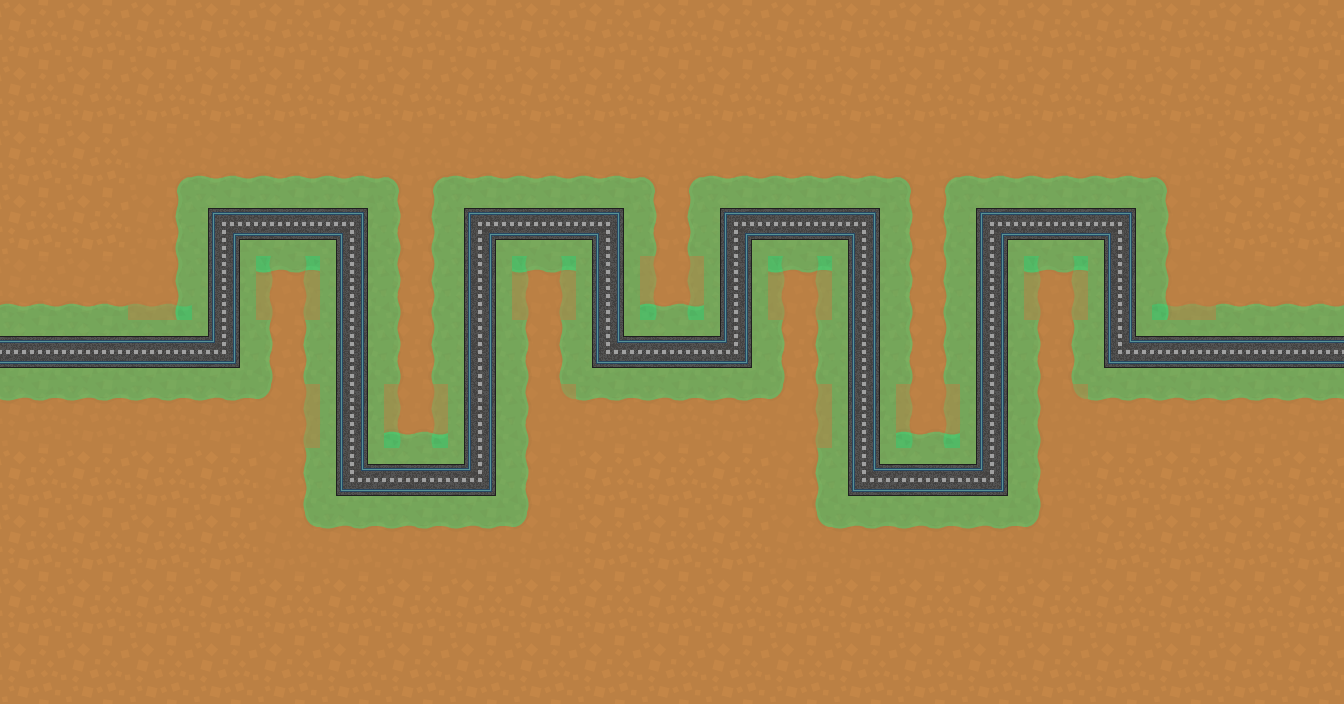

A 2D game scene composited from a Tiled map and its tileset images. What follows is a short description and the map's XML, with every tile layer's data as written:
An orthogonal 21x11 tile map with 64x64 px tiles, 4 tile layers (ground1, ground2, ground3, way), 3 tilesets and 18 objects (16x Waypoint, Spawn, Goal).

<map version="1.0" tiledversion="1.1.5" orientation="orthogonal" renderorder="right-up" width="21" height="11" tilewidth="64" tileheight="64" infinite="0" nextobjectid="46">
 <tileset firstgid="1" name="entities" tilewidth="64" tileheight="64" tilecount="16" columns="4">
  <image source="entities_tileset.png" width="256" height="256" />
 </tileset>
 <tileset firstgid="17" name="way" tilewidth="64" tileheight="64" tilecount="16" columns="4">
  <image source="way_tileset.png" width="256" height="256" />
 </tileset>
 <tileset firstgid="33" name="ground" tilewidth="64" tileheight="64" tilecount="204" columns="17">
  <image source="ground_tileset.png" width="1088" height="768" />
 </tileset>
 <layer name="ground1" width="21" height="11">
  <data encoding="csv">
102,102,102,102,102,102,102,102,102,102,102,102,102,102,102,102,102,102,102,102,102,
102,102,102,102,102,102,102,102,102,102,102,102,102,102,102,102,102,102,102,102,102,
102,102,102,102,102,102,102,102,102,102,102,102,102,102,102,102,102,102,102,102,102,
102,102,102,102,102,102,102,102,102,102,102,102,102,102,102,102,102,102,102,102,102,
102,102,102,102,102,102,102,102,102,102,102,102,102,102,102,102,102,102,102,102,102,
102,102,102,102,102,102,102,102,102,102,102,102,102,102,102,102,102,102,102,102,102,
102,102,102,102,102,102,102,102,102,102,102,102,102,102,102,102,102,102,102,102,102,
102,102,102,102,102,102,102,102,102,102,102,102,102,102,102,102,102,102,102,102,102,
102,102,102,102,102,102,102,102,102,102,102,102,102,102,102,102,102,102,102,102,102,
102,102,102,102,102,102,102,102,102,102,102,102,102,102,102,102,102,102,102,102,102,
102,102,102,102,102,102,102,102,102,102,102,102,102,102,102,102,102,102,102,102,102
</data>
 </layer>
 <layer name="ground2" width="21" height="11" opacity="0.5">
  <data encoding="csv">
0,0,0,0,0,0,0,0,0,0,0,0,0,0,0,0,0,0,0,0,0,
0,0,0,0,0,0,0,0,0,0,0,0,0,0,0,0,0,0,0,0,0,
0,0,33,34,34,34,37,34,34,34,37,34,34,34,37,34,34,34,35,0,0,
0,0,50,51,51,51,36,51,51,51,36,51,51,51,36,51,51,51,52,0,0,
34,34,34,51,36,51,36,51,36,51,36,51,36,51,36,51,36,51,34,34,34,
51,51,51,51,36,51,36,51,36,51,51,51,36,51,36,51,36,51,51,51,51,
68,68,68,68,50,51,36,51,67,68,68,68,50,51,36,51,67,68,68,68,68,
0,0,0,0,50,51,51,51,52,0,0,0,50,51,51,51,52,0,0,0,0,
0,0,0,0,67,68,68,68,69,0,0,0,67,68,68,68,69,0,0,0,0,
0,0,0,0,0,0,0,0,0,0,0,0,0,0,0,0,0,0,0,0,0,
0,0,0,0,0,0,0,0,0,0,0,0,0,0,0,0,0,0,0,0,0
</data>
 </layer>
 <layer name="ground3" width="21" height="11" opacity="0.5">
  <data encoding="csv">
0,0,0,0,0,0,0,0,0,0,0,0,0,0,0,0,0,0,0,0,0,
0,0,0,0,0,0,0,0,0,0,0,0,0,0,0,0,0,0,0,0,0,
0,0,0,0,0,0,0,0,0,0,0,0,0,0,0,0,0,0,0,0,0,
0,0,0,0,0,0,0,0,0,0,0,0,0,0,0,0,0,0,0,0,0,
0,0,50,0,68,0,0,0,68,0,34,0,68,0,0,0,68,0,52,0,0,
0,0,0,0,0,0,0,0,0,0,0,0,0,0,0,0,0,0,0,0,0,
0,0,0,0,69,0,34,0,52,0,0,0,69,0,34,0,52,0,0,0,0,
0,0,0,0,0,0,0,0,0,0,0,0,0,0,0,0,0,0,0,0,0,
0,0,0,0,0,0,0,0,0,0,0,0,0,0,0,0,0,0,0,0,0,
0,0,0,0,0,0,0,0,0,0,0,0,0,0,0,0,0,0,0,0,0,
0,0,0,0,0,0,0,0,0,0,0,0,0,0,0,0,0,0,0,0,0
</data>
 </layer>
 <layer name="way" width="21" height="11">
  <data encoding="csv">
0,0,0,0,0,0,0,0,0,0,0,0,0,0,0,0,0,0,0,0,0,
0,0,0,0,0,0,0,0,0,0,0,0,0,0,0,0,0,0,0,0,0,
0,0,0,0,0,0,0,0,0,0,0,0,0,0,0,0,0,0,0,0,0,
0,0,0,21,17,22,0,21,17,22,0,21,17,22,0,21,17,22,0,0,0,
0,0,0,18,0,18,0,18,0,18,0,18,0,18,0,18,0,18,0,0,0,
17,17,17,26,0,18,0,18,0,25,17,26,0,18,0,18,0,25,17,17,17,
0,0,0,0,0,18,0,18,0,0,0,0,0,18,0,18,0,0,0,0,0,
0,0,0,0,0,25,17,26,0,0,0,0,0,25,17,26,0,0,0,0,0,
0,0,0,0,0,0,0,0,0,0,0,0,0,0,0,0,0,0,0,0,0,
0,0,0,0,0,0,0,0,0,0,0,0,0,0,0,0,0,0,0,0,0,
0,0,0,0,0,0,0,0,0,0,0,0,0,0,0,0,0,0,0,0,0
</data>
 </layer>
 <objectgroup name="objects">
  <object id="10" name="spawn1" type="Spawn" gid="1" x="0" y="384" width="64" height="64" />
  <object id="24" name="goal" type="Goal" gid="9" x="1280" y="384" width="64" height="64" />
  <object id="30" name="wp1" type="Waypoint" gid="8" x="192" y="384" width="64" height="64" />
  <object id="31" name="wp2" type="Waypoint" gid="5" x="192" y="256" width="64" height="64" />
  <object id="32" name="wp3" type="Waypoint" gid="7" x="320" y="256" width="64" height="64" />
  <object id="33" name="wp4" type="Waypoint" gid="5" x="320" y="512" width="64" height="64" />
  <object id="34" name="wp5" type="Waypoint" gid="8" x="448" y="512" width="64" height="64" />
  <object id="35" name="wp6" type="Waypoint" gid="5" x="448" y="256" width="64" height="64" />
  <object id="36" name="wp7" type="Waypoint" gid="7" x="576" y="256" width="64" height="64" />
  <object id="37" name="wp8" type="Waypoint" gid="5" x="576" y="384" width="64" height="64" />
  <object id="38" name="wp9" type="Waypoint" gid="8" x="704" y="384" width="64" height="64" />
  <object id="39" name="wp10" type="Waypoint" gid="5" x="704" y="256" width="64" height="64" />
  <object id="40" name="wp11" type="Waypoint" gid="7" x="832" y="256" width="64" height="64" />
  <object id="41" name="wp12" type="Waypoint" gid="5" x="832" y="512" width="64" height="64" />
  <object id="42" name="wp13" type="Waypoint" gid="8" x="960" y="512" width="64" height="64" />
  <object id="43" name="wp14" type="Waypoint" gid="5" x="960" y="256" width="64" height="64" />
  <object id="44" name="wp15" type="Waypoint" gid="7" x="1088" y="256" width="64" height="64" />
  <object id="45" name="wp16" type="Waypoint" gid="5" x="1088" y="384" width="64" height="64" />
 </objectgroup>
</map>